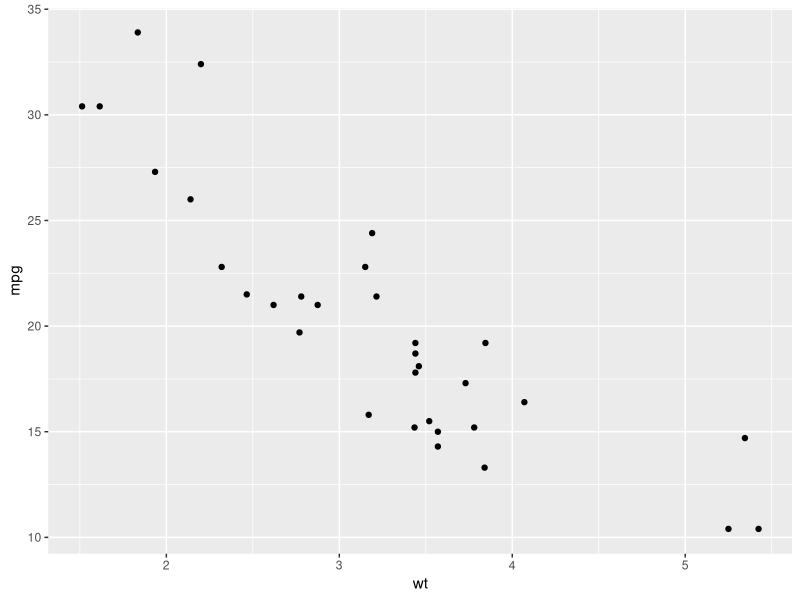
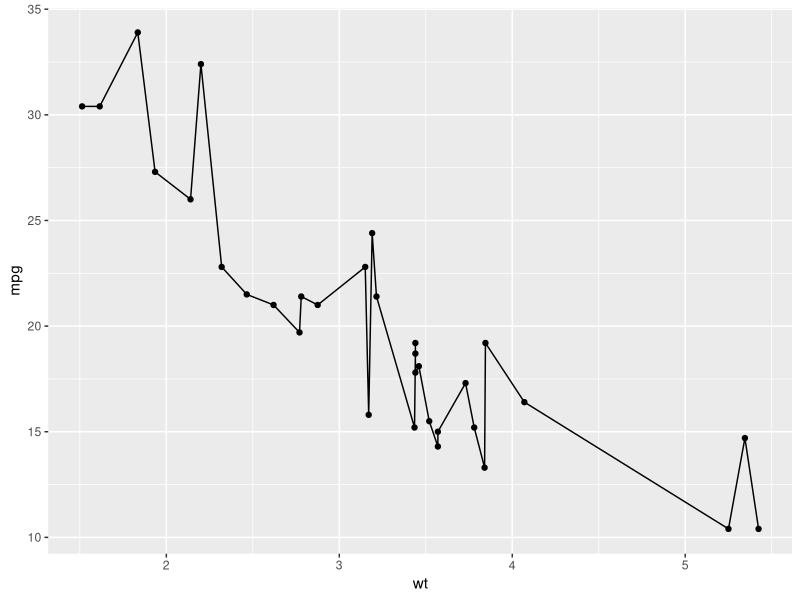
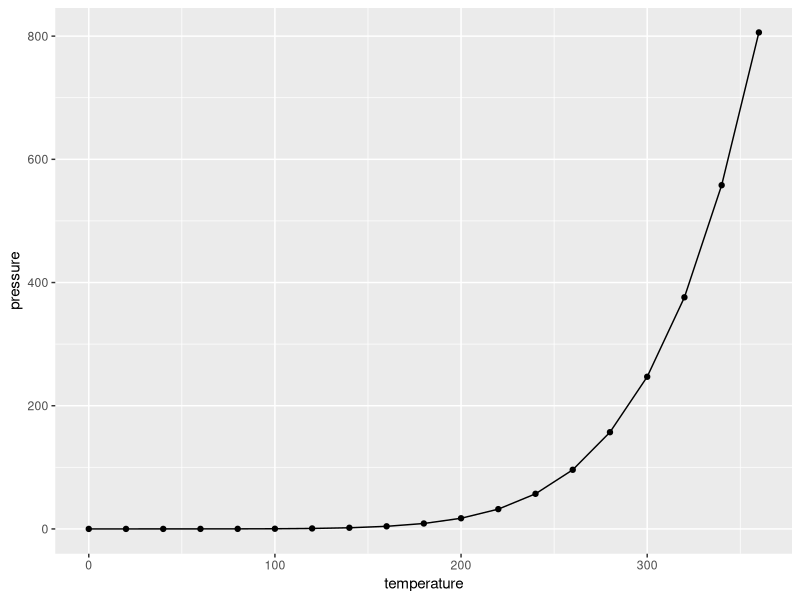
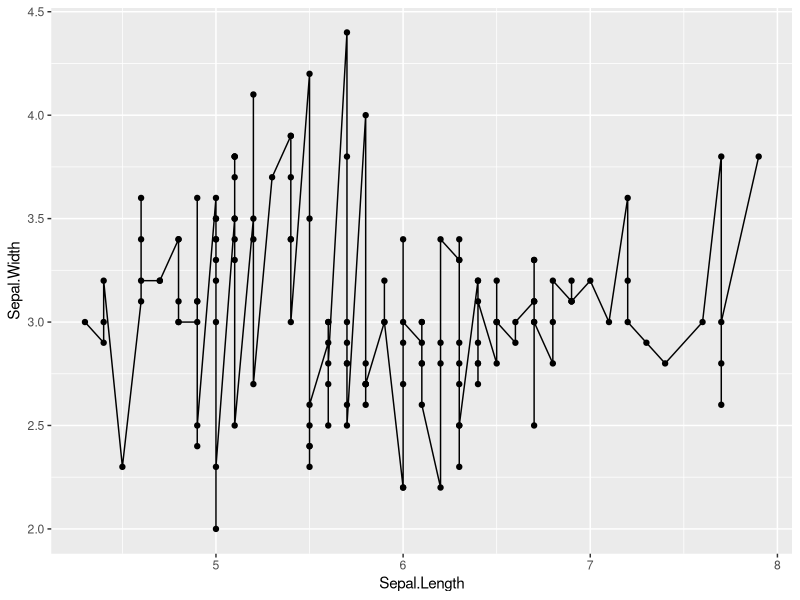
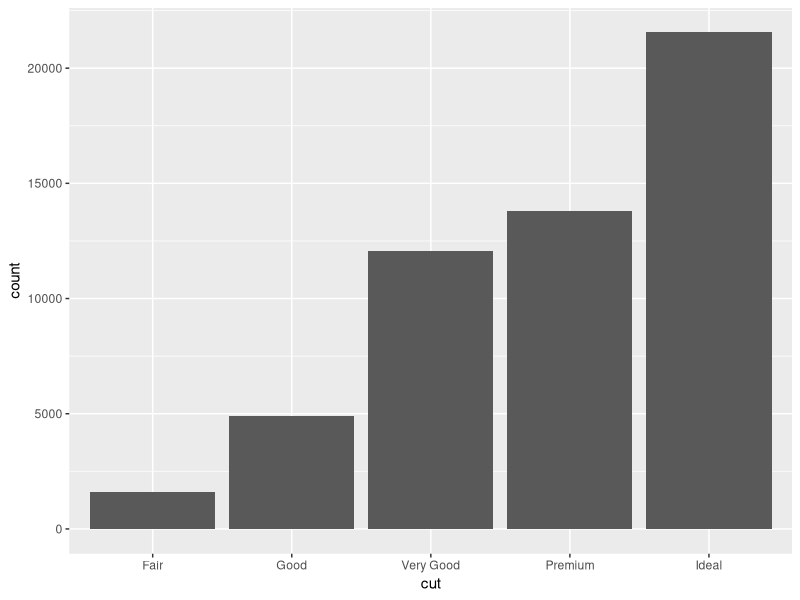
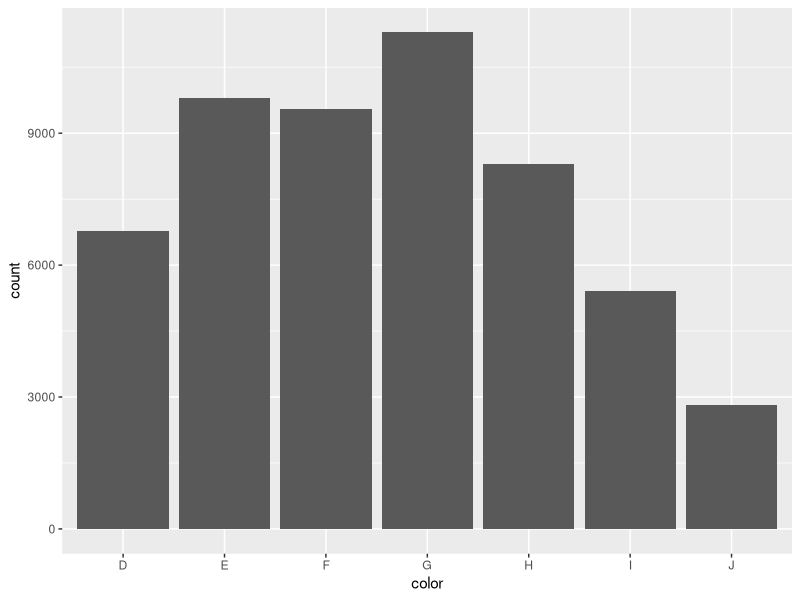
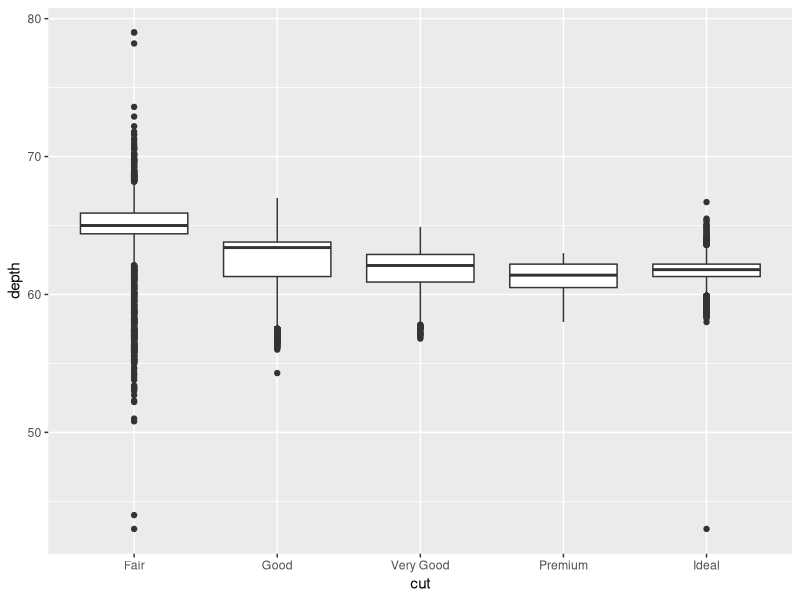
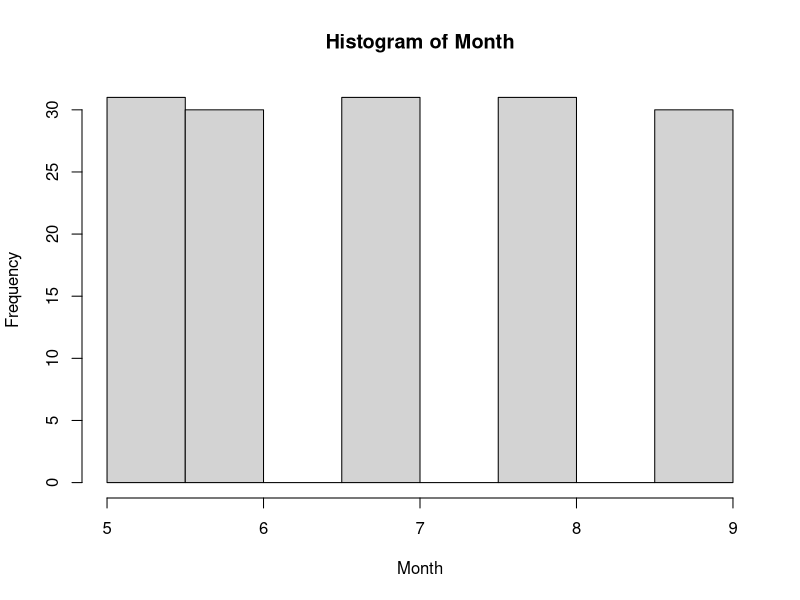

Here is the R script that generated these plots, in order:
install.packages("ggplot2")

library(ggplot2)
mtcars
ggplot(mtcars, aes(x=wt, y=mpg)) + geom_point()
ggplot(mtcars, aes(x=wt, y=mpg)) + geom_line() + geom_point()

pressure
ggplot(pressure, aes(x=temperature, y=pressure)) + geom_point() + geom_line()

iris
ggplot(iris, aes(x=Sepal.Length, y=Sepal.Width)) + geom_point() + geom_line()

diamonds
ggplot(diamonds, aes(x=cut)) + geom_bar()
ggplot(diamonds, aes(x=color)) + geom_bar()
ggplot(diamonds, aes(x=cut, y=depth)) + geom_boxplot()

airquality
hist(airquality$Month, main="Histogram of Month", xlab="Month",  ylab="Frequency")
boxplot(formula = Ozone ~ Month, data = airquality, xlab = "Month", ylab = "Ozone (ppb)", col ="gray")  

getwd()
setwd()
